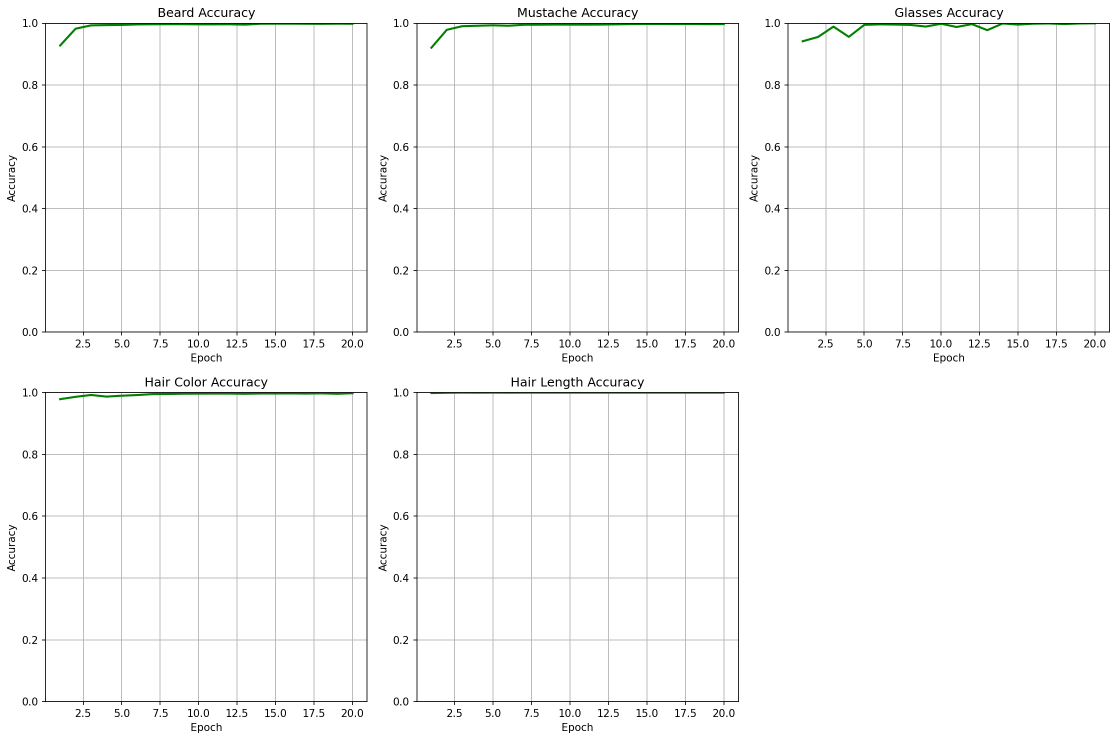
#> input picture accuracy_curves.png, 2234 x 1481 px (shown at 1/2 size)
$ python -i preprocessing.py   (imports and definitions only)
#> lines starting #> are read from the running program, lines starting #| are printed output that depends on the picture; after the words box and inside, x2 and y2 are one past the last pixel; in counts of white or black regions, pixels touching at a corner belong together
#> further down, picture is the input picture: shape (1481, 2234, 3); mean B, G, R 249.6, 249.9, 249.6
"""Shared preprocessing; BGR order preserves the original training convention."""
import hashlib

import cv2
import numpy as np

PREPROCESS_VERSION = "white-crop-bgr-64-v1"


def preprocess_image(img, size=64):
#> called with size = 64
    if img is None:
        raise ValueError("Image could not be decoded")
    gray = cv2.cvtColor(img, cv2.COLOR_BGR2GRAY)
    coords = cv2.findNonZero(cv2.threshold(gray, 250, 255, cv2.THRESH_BINARY_INV)[1])
#> coords = contour of 139550 points, box (x1, y1, x2, y2) (14, 15, 2220, 1466), area 289520
    if coords is not None:
        x, y, w, h = cv2.boundingRect(coords)
#> x = 14; y = 15; w = 2206; h = 1451
        img = img[y:y + h, x:x + w]
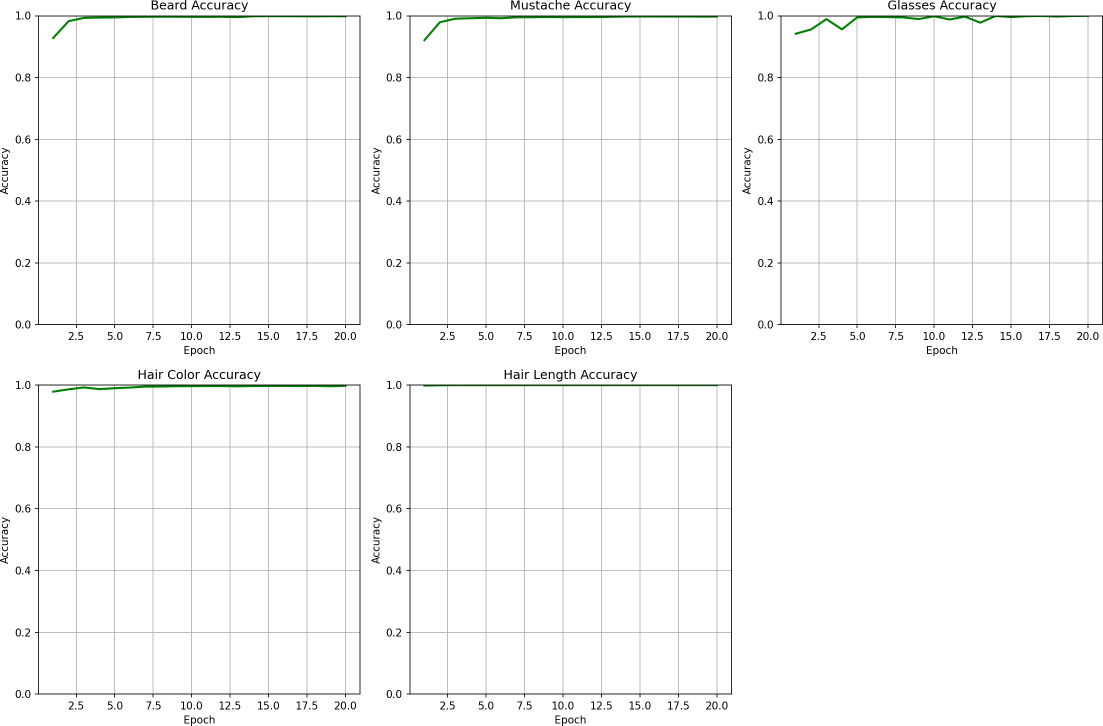
#> img: shape (1451, 2206, 3) (shown at 1/2 size); mean B, G, R 249.4, 249.8, 249.4
    return cv2.resize(img, (size, size)).astype(np.float32) / 255.0
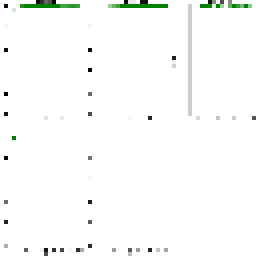
#> returned value: shape (64, 64, 3) float32 (shown 4 times larger); mean of channels 0, 1, 2 0.981, 0.986, 0.981; drawn as B, G, R


def array_hash(array):
    array = np.ascontiguousarray(array)
    return hashlib.sha256(str(array.shape).encode() + str(array.dtype).encode() + array.tobytes()).hexdigest()

>>> import cv2
>>> picture = cv2.imread('../../accuracy_curves.png')
>>> result = preprocess_image(picture)

$ run again, on training_curves.png
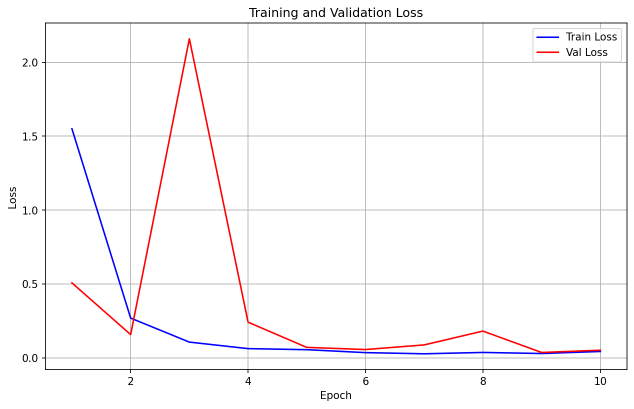
#> input picture training_curves.png, 1268 x 817 px (shown at 1/2 size)
#> picture is the input picture: shape (817, 1268, 3); mean B, G, R 249.6, 248.6, 250.2
#> coords = contour of 46638 points, box (x1, y1, x2, y2) (16, 15, 1255, 802), area 58737
#> x = 16; y = 15; w = 1239; h = 787
#> in preprocess_image, `img = img[y:y + h, x:x + w]`:
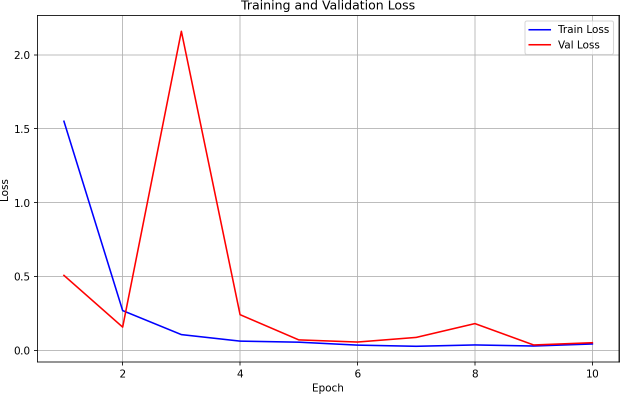
#> img: shape (787, 1239, 3) (shown at 1/2 size); mean B, G, R 249.3, 248.2, 249.9
#> in preprocess_image, `return cv2.resize(img, (size, size)).astype(np.float32) / 255.0`:
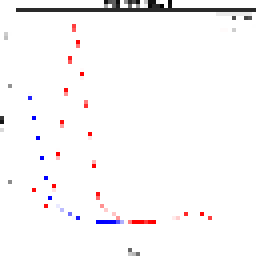
#> returned value: shape (64, 64, 3) float32 (shown 4 times larger); mean of channels 0, 1, 2 0.975, 0.972, 0.978; drawn as B, G, R
